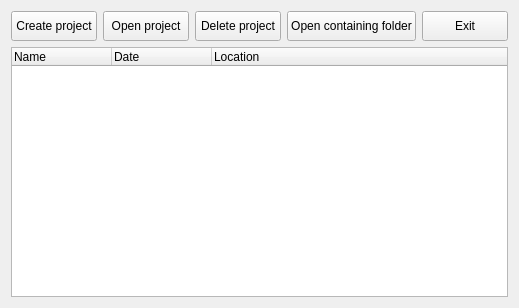
<?xml version="1.0" encoding="UTF-8"?>
<ui version="4.0">
 <class>WelcomeWindow</class>
 <widget class="QWidget" name="WelcomeWindow">
  <property name="geometry">
   <rect>
    <x>0</x>
    <y>0</y>
    <width>519</width>
    <height>308</height>
   </rect>
  </property>
  <property name="windowTitle">
   <string>GameMaker 9 - Welcome screen</string>
  </property>
  <layout class="QVBoxLayout" name="verticalLayout">
   <item>
    <layout class="QHBoxLayout" name="horizontalLayout">
     <item>
      <widget class="QPushButton" name="createButton">
       <property name="minimumSize">
        <size>
         <width>0</width>
         <height>30</height>
        </size>
       </property>
       <property name="text">
        <string>Create project</string>
       </property>
      </widget>
     </item>
     <item>
      <widget class="QPushButton" name="openButton">
       <property name="minimumSize">
        <size>
         <width>0</width>
         <height>30</height>
        </size>
       </property>
       <property name="text">
        <string>Open project</string>
       </property>
      </widget>
     </item>
     <item>
      <widget class="QPushButton" name="deleteButton">
       <property name="minimumSize">
        <size>
         <width>0</width>
         <height>30</height>
        </size>
       </property>
       <property name="text">
        <string>Delete project</string>
       </property>
      </widget>
     </item>
     <item>
      <widget class="QPushButton" name="openFolderButton">
       <property name="minimumSize">
        <size>
         <width>0</width>
         <height>30</height>
        </size>
       </property>
       <property name="text">
        <string>Open containing folder</string>
       </property>
      </widget>
     </item>
     <item>
      <widget class="QPushButton" name="exitButton">
       <property name="minimumSize">
        <size>
         <width>0</width>
         <height>30</height>
        </size>
       </property>
       <property name="text">
        <string>Exit</string>
       </property>
      </widget>
     </item>
    </layout>
   </item>
   <item>
    <widget class="QTreeWidget" name="projectView">
     <property name="rootIsDecorated">
      <bool>false</bool>
     </property>
     <column>
      <property name="text">
       <string>Name</string>
      </property>
     </column>
     <column>
      <property name="text">
       <string>Date</string>
      </property>
     </column>
     <column>
      <property name="text">
       <string>Location</string>
      </property>
     </column>
    </widget>
   </item>
  </layout>
 </widget>
 <resources/>
 <connections/>
</ui>
